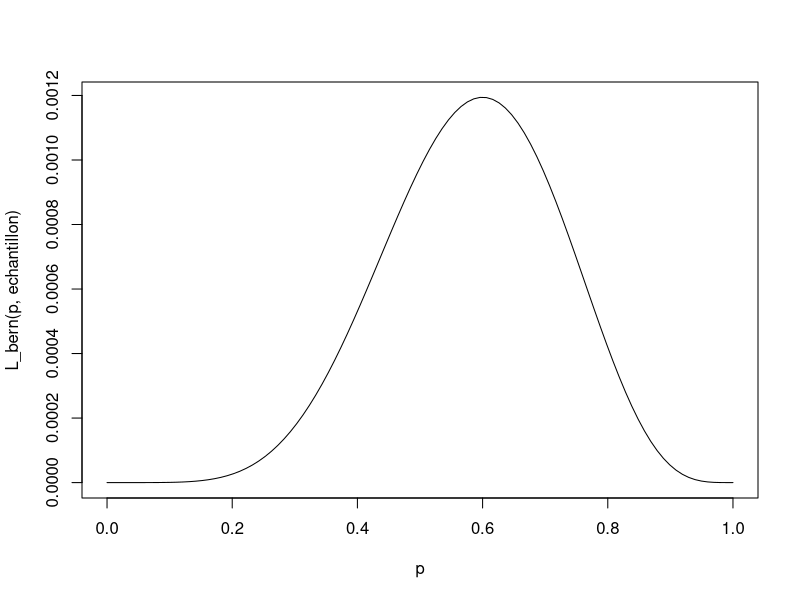
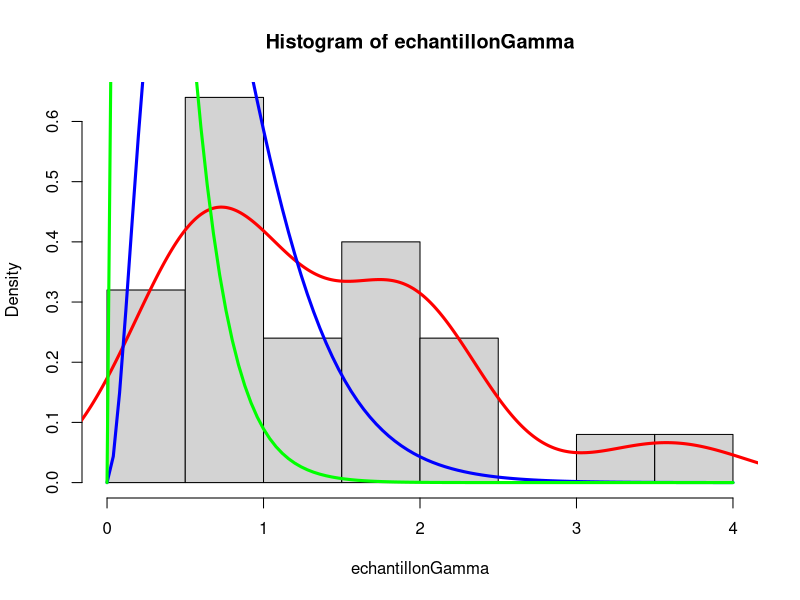
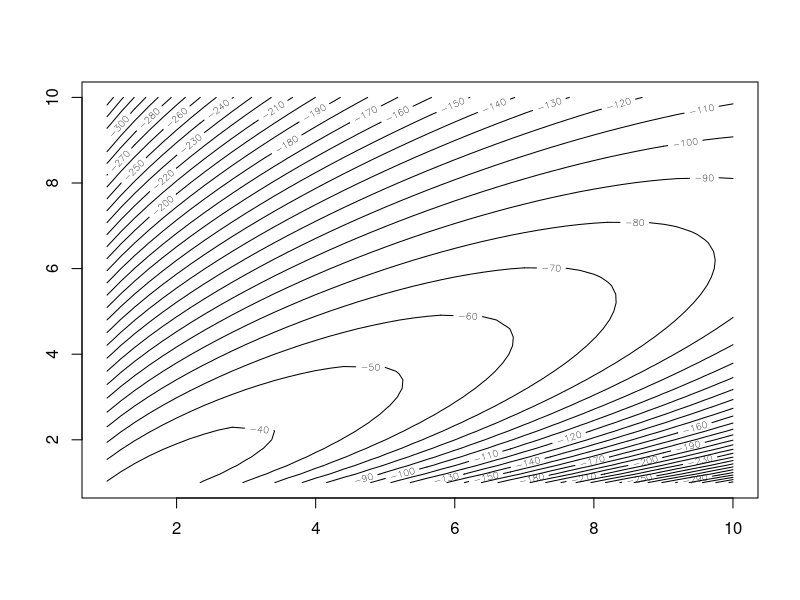
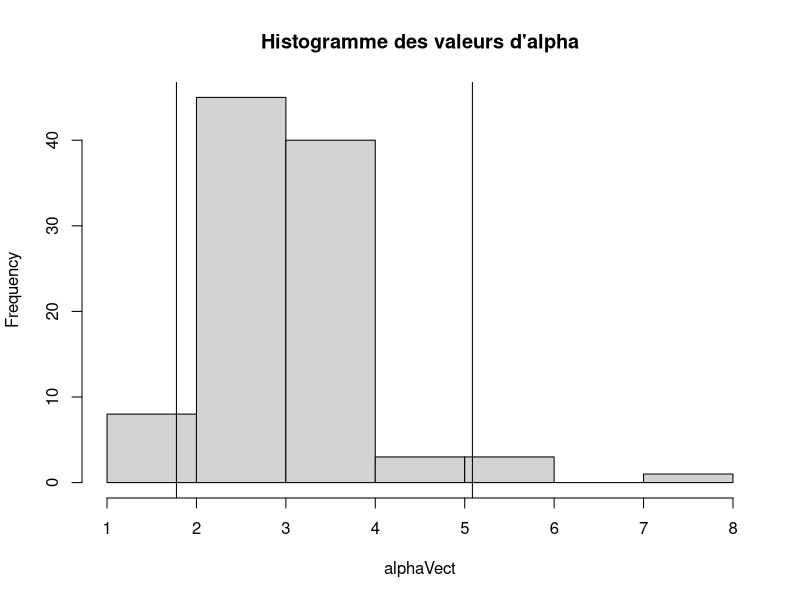
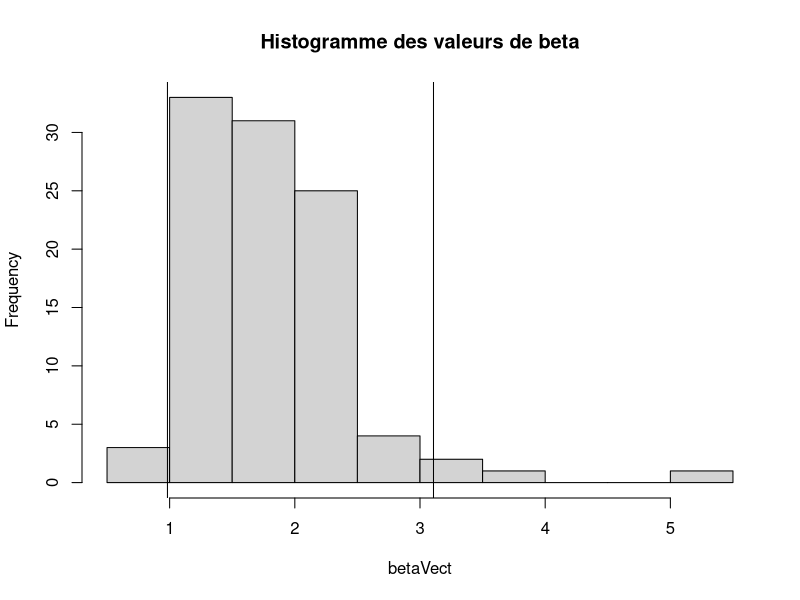
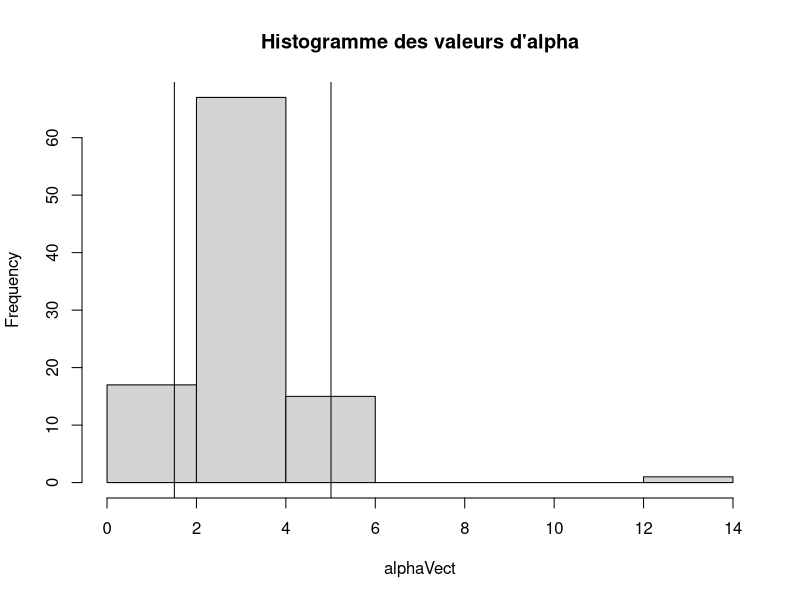
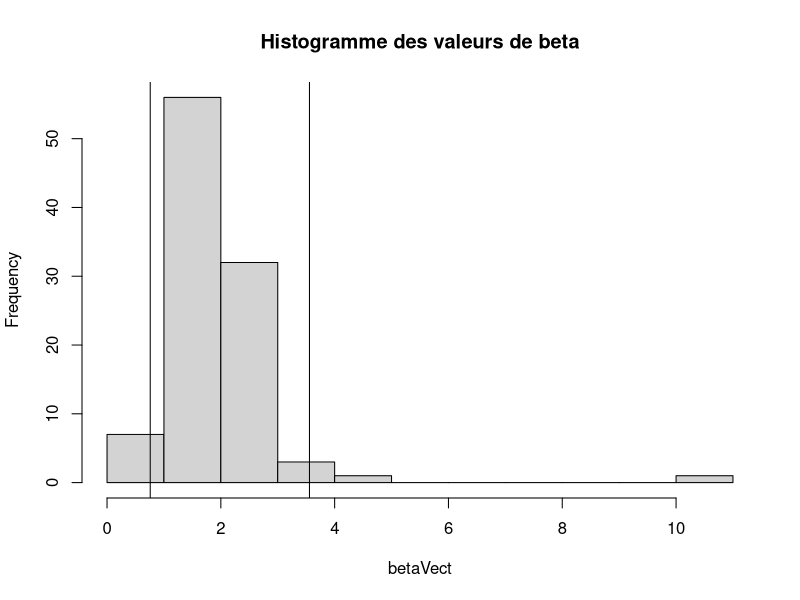
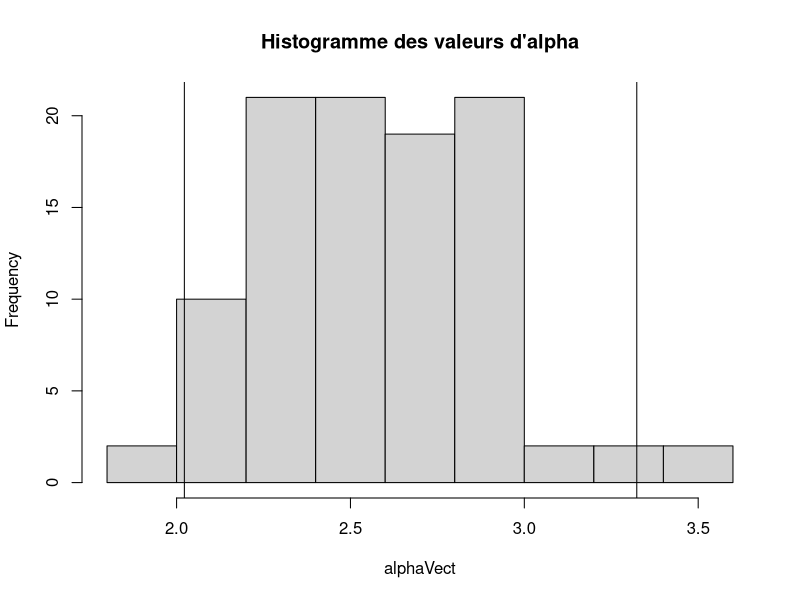

These figures' R source, in order:
## ---- chunk 1
knitr::opts_chunk$set(echo = TRUE)
## ---- chunk 2
echantillon <- rbinom(10,1,0.6)
print(echantillon)
## ---- chunk 3
print(mean(echantillon))
## ---- chunk 4
L_bern <- function(p,x) {
  n <- sum(x)
  return(p^n * (1-p)^(length(x) - n))
}
## ---- chunk 5
p <- seq(0,1,length.out = 100)
plot(p,L_bern(p,echantillon),type = "l")
## ---- chunk 6
fn <- function(p){
  r <-L_bern(p,echantillon)
  return(1 - r)
}
optim(par = 0.5,fn,method = "L-BFGS-B",lower = 0,upper = 1)

## ---- chunk 7
res <- c()
for(i in seq(10,2000,10)){
  echantillon <- rbinom(i,1,0.6)
  res <- c(res,optim(par = 0.2,fn,method = "L-BFGS-B",lower = 0,upper = 1)[[1]])
}
## ---- chunk 8
n = 25
theta0 <- c(2.5,1.5)
theta1 <- c(3,4)
theta2 <- c(2,6)
echantillonGamma <- rgamma(n,theta0[1],theta0[2])
hist(echantillonGamma,probability = TRUE) # le bon paramètre à estimer
lines(density(echantillonGamma),col="red",lwd=3)
curve(dgamma(x,shape = theta1[1], rate = theta1[2]),add=T,col="blue",lwd=3)
curve(dgamma(x,shape = theta2[1], rate = theta2[2]),add=T,col="green",lwd=3)
## ---- chunk 9
logL_gamma_unit <- function(alpha,beta,x){
  return( alpha*log(beta) - log(gamma(alpha)) + (alpha-1)*log(x) - beta*x ) 
}

#on fait varier un paramètre et on calcule la somme 
logL_gamma <- function(alpha,beta,v){
  sum <- 0
  for(i in v) {
    sum =  sum + logL_gamma_unit(alpha,beta,i)
  }
  return (sum)
}

sample <- rgamma(n, 2.5, 1.5) 
logLGamma <- function (alpha,beta){
  return (logL_gamma(alpha,beta,sample))
}

# il faut re-créer des fonctions 
logLGammaV2 <- function (theta){
  return (logL_gamma(theta[1],theta[2],sample))
}
## ---- chunk 10
#on trace les courbes
x <- seq(1,10,0.2)
y <- seq(1,10,0.2)
contour(x,y,outer(x,y,logLGamma),nlevels = 25)
## ---- chunk 11
x0 <- c(1,1)
# la fonction optim minimise il faut donc multiplier par -1 pour la maximiser
optim(par = x0, fn = logLGammaV2, method = "L-BFGS-B", control = list(fnscale = -1)) 
## ---- chunk 12
# on fait 100 estimations 
n=100
logLGammaV2 <- function (theta,echantillon){
  return (logL_gamma(theta[1],theta[2],echantillon))
}


x0 <- c(1,1)
list <- vector("list",100)
#remplit 100 échantillons de alpha et beta
for (i in 1:100){
    list[[i]] <- optim(par = x0, fn = logLGammaV2,echantillon=rgamma(25,2.5,1.5), method = "L-BFGS-B", control = list(fnscale = -1))$par
}

alphaVect <- c()
betaVect <- c()
for(i in 1:100){
  
  alphaVect <- c(alphaVect,list[[i]][1] )
  betaVect <-  c(betaVect,list[[i]][2] )
}

#intervalle de confiance pour alpha et beta
confAlpha = quantile(alphaVect,c(0.025,0.975))
confBeta = quantile(betaVect,c(0.025,0.975))

#histogramme pour le vecteur alpha et le vecteur beta

hist(alphaVect,main=" Histogramme des valeurs d'alpha ")
abline(v= confAlpha[1])
abline(v= confAlpha[2])
hist(betaVect,main=" Histogramme des valeurs de beta ")
abline(v= confBeta[1])
abline(v= confBeta[2])
## ---- chunk 13
# on fait 100 estimations 
n=100
logLGammaV2 <- function (theta,echantillon){
  return (logL_gamma(theta[1],theta[2],echantillon))
}


x0 <- c(1,1)
list <- vector("list",n)
for (i in 1:n){
    list[[i]] <- optim(par = x0, fn = logLGammaV2,echantillon=rgamma(15,2.5,1.5), method = "L-BFGS-B", control = list(fnscale = -1))$par
}

alphaVect <- c()
betaVect <- c()
for(i in 1:n){
  
  alphaVect <- c(alphaVect,list[[i]][1] )
  betaVect <-  c(betaVect,list[[i]][2] )
}

#intervalle de confiance pour alpha et beta
confAlpha = quantile(alphaVect,c(0.025,0.975))
confBeta = quantile(betaVect,c(0.025,0.975))

#histogramme pour le vecteur alpha et le vecteur beta

hist(alphaVect,main=" Histogramme des valeurs d'alpha ")
abline(v= confAlpha[1])
abline(v= confAlpha[2])
hist(betaVect,main=" Histogramme des valeurs de beta ")
abline(v= confBeta[1])
abline(v= confBeta[2])
## ---- chunk 14
# on fait 100 estimations 
n=100
logLGammaV2 <- function (theta,echantillon){
  return (logL_gamma(theta[1],theta[2],echantillon))
}


x0 <- c(1,1)
list <- vector("list",n)
for (i in 1:n){
    list[[i]] <- optim(par = x0, fn = logLGammaV2,echantillon=rgamma(100,2.5,1.5), method = "L-BFGS-B", control = list(fnscale = -1))$par
}

alphaVect <- c()
betaVect <- c()
for(i in 1:n){
  
  alphaVect <- c(alphaVect,list[[i]][1] )
  betaVect <-  c(betaVect,list[[i]][2] )
}

#intervalle de confiance pour alpha et beta
confAlpha = quantile(alphaVect,c(0.025,0.975))
confBeta = quantile(betaVect,c(0.025,0.975))

#histogramme pour le vecteur alpha et le vecteur beta

hist(alphaVect,main=" Histogramme des valeurs d'alpha ")
abline(v= confAlpha[1])
abline(v= confAlpha[2])
hist(betaVect,main=" Histogramme des valeurs de beta ")
abline(v= confBeta[1])
abline(v= confBeta[2])
## ---- chunk 15
#res <- optim(par = x0, fn = logLGammaV2, method = "L-BFGS-B", control = list(fnscale = -1), hessian = TRUE) 
#La matrice Hessienne se trouve en 6eme position
#print(-solve(res[[6]]))
